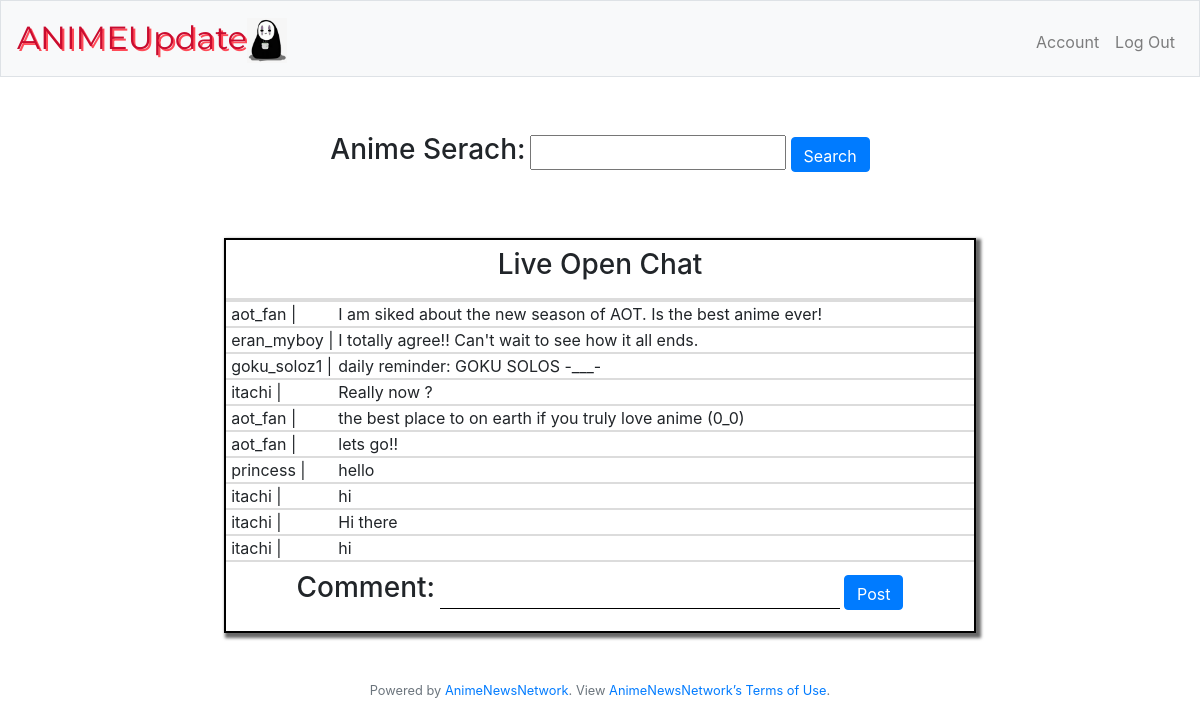
The page / (signed in) on the database its author committed.
### tables this page shows
CREATE TABLE 'chats' ( chat_id INTEGER Primary Key AUTOINCREMENT, user INTEGER,'comment' text, FOREIGN KEY (user) REFERENCES otaku(id)
);

CREATE TABLE "otaku" (id INTEGER NOT NULL  PRIMARY KEY, username TEXT, f_name TEXT, l_name TEXT, dob TEXT, hash TEXT);

### app.py (the view)
@app.route("/", methods=["GET","POST"])
@login_required
def index():
    chats = db.execute("""SELECT otaku.username, chats.comment FROM chats
    INNER JOIN otaku ON chats.user=otaku.id """)
    if request.method == "POST":
        url = 'https://cdn.animenewsnetwork.com/encyclopedia/nodelay.api.xml?title=~'
        a_name = request.form.get("anime_search")
        url_update= url + a_name
        response = requests.get(url_update)
        r = response.content
        anime_info = ET.fromstring(r)
        print(anime_info)
        if anime_info.find("no results for title") == -1:
            return err_mesg("index.html","No anime found", "error")
        anime_details= []
        pic  = title = plot = None
        for anime_node in anime_info.findall('anime'):
            for tag in anime_node.findall('info'):
                value = tag.attrib['type']
                if value == 'Main title':
                    title = tag.text
                if value == 'Picture':
                    pic = tag.attrib['src']
                if value == "Plot Summary":
                    plot = tag.text
            anime_details.append({'title': title, 'pic': pic, 'plot': plot})
        return render_template("index.html", anime_details = anime_details, chats = chats)
    else:
        return render_template("index.html", chats = chats)

### added_code.py (called while the page is built)
def login_required(f):
    @wraps(f)
    def decorated_function(*args, **kwargs):
        if session.get("user_id") is None:
            return redirect("/login")
        return f(*args, **kwargs)
    return decorated_function

### app.py (called while the page is built)
@app.after_request
def after_request(response):
    response.headers["Cache-Control"] = "no-cache, no-store, must-revalidate"
    response.headers["Expires"] = 0
    response.headers["Pragma"] = "no-cache"
    return response

### templates/index.html (shortened to what this page needs)
{% extends "layout.html" %}
{% block main %}
    <div class ="search" >
        <dive class = "a_sbar">
            <form action = "/" method = "post">
                <label for="anime_search"><h3>Anime Serach:</h3></label>
                <input autocomplete = "off" autofocus ="off" class ="a_search" name ="anime_search" type = "text">
                <button class="btn btn-primary" type="submit">Search</button>
            </form>
        </dive>
    </div>
    <div class ="chat">
        <div class = "chat_body">
            <table class="outer_table">
                <tbody>
                   <tr>
                       <td colspan="2"><h3>Live Open Chat</h3></td>
                   </tr>
                   <tr class="scrolling_chat">
                       <td>
                           <div class ="chat_scroll">
                               <table class="inner_table">
                                   <tbody>
                                       {% for chat in chats %}
                                           <tr>
                                               <td class="col1">{{chat["username"]}} |</td>
                                               <td class="col2">{{chat["comment"]}}</td>
                                            </tr>
                                       {% endfor %}
                                   </tbody>
                               </table>
                           </div>
                       </td>
                   </tr>
                   <tr>
                       <td colspan ="2">
                           <form action = "/chat" method = "post">
                               <label for="anime_search"><h3>Comment:</h3></label>
                               <input autocomplete = "off" autofocus ="off" class ="chat_input" name ="chats" type = "text">
                               <button class="btn btn-primary" type="submit">Post</button>
                            </form>
                        </td>
                   </tr>
                </tbody>
            </table>
         </div>
    </div>
{% endblock %}

### templates/layout.html (shortened to what this page needs)
<!DOCTYPE html>
<html lang="en">
    <head>
        <link rel="stylesheet" href="https://cdn.jsdelivr.net/npm/bootstrap@4.5.3/dist/css/bootstrap.min.css">
        <link href="/static/style.css" rel="stylesheet">
    </head>
    <body>
        <nav class="navbar navbar-expand-md navbar-light bg-light border">
            <a class="navbar-brand" href="/"><span class="logo">ANIMEUpdate</span><span><img src="static/anime_logo.png" alt="Anime" class="a_logo"></span></a>
            <div class="collapse navbar-collapse" id="navbar">
                {% if session.user_id %}
                    <ul class="navbar-nav ml-auto mt-2">
                        <li class="nav-item"><a class="nav-link" href="/account">Account</a></li>
                        <li class="nav-item"><a class="nav-link" href="/logout">Log Out</a></li>
                    </ul>
                {% endif %}
            </div>
        </nav>
        <main class="container p-5">
            {% block main %}{% endblock %}
        </main>
        <footer class="small text-center text-muted">
            Powered by <a href="https://www.animenewsnetwork.com/">AnimeNewsNetwork</a>. View <a href="https://www.animenewsnetwork.com/encyclopedia/api.php">AnimeNewsNetwork’s Terms of Use</a>.
        </footer>
    </body>
</html>

### static/style.css (style rules this page uses)
nav .navbar-brand { font-size: xx-large; }
nav .navbar-brand .logo { color: #c90c2f; font-family: 'Montserrat', sans-serif; text-shadow: 2px 2px #ff4b58; }
nav .a_logo { height:70%; width: 40px; }
main button { background-color:#ff4b58; height: 35px; }
main { overflow-x: auto; text-align: center; }
main h3 { margin-right: auto; margin-left: auto; }
main table { margin-right: auto; margin-left: auto; }
main .search { display: block; margin-right:auto; margin-left:auto; height: 100px; width: 100%; }
main .a_search { height: 35px; }
main .a_sbar { margin-top: auto; margin-bottom: auto; }
table tr { padding-top: 3.2rem; }
table td { padding-bottom:25px ; }
main .chat { display: block; margin-right:auto; margin-left:auto; height: 400px; width: 100%; }
main .chat_body { padding-top:5px; margin-right:auto; margin-left:auto; height: 100%; width: 90%; }
main .scrolling_chat { margin: 4px, 4px; padding: 4px; width: 100%; height: 260px; white-space: nowrap; overflow: scroll; text-align: justify; }
main .chat_input { height: 35px; width: 400px; border:none; outline: none; border-bottom: 1px solid black; }
main .chat_scroll { overflow:hidden; overflow-y: scroll; height: 260px; }
main .outer_table tr td { padding: 0; width:100%; border-top: 2px solid #DCDCDC; }
main .outer_table { width: 80%; height: 100%; border: 2px double black; box-shadow: 3px 3px 3px 2px #686868; }
main .inner_table { width: 100%; height: 100%; }
main .inner_table .col1 { padding-left: 5px; width: 15%; }
main .inner_table .col2 { width: 85%; }
main .col2 ::placeholder { color: black; }

### rows shown on the page
chats: username "aot_fan", comment "I am siked about the new season of AOT. Is the best anime ever!"
chats: username "eran_myboy", comment "I totally agree!! Can't wait to see how it all ends."
chats: username "goku_soloz1", comment "daily reminder: GOKU SOLOS -___-"
chats: username "itachi", comment "Really now ?"
chats: username "aot_fan", comment "the best place to on earth if you truly love anime (0_0)"
chats: username "aot_fan", comment "lets go!!"
chats: username "princess", comment "hello"
chats: username "itachi", comment "hi"
chats: username "itachi", comment "Hi there"
chats: username "itachi", comment "hi"
